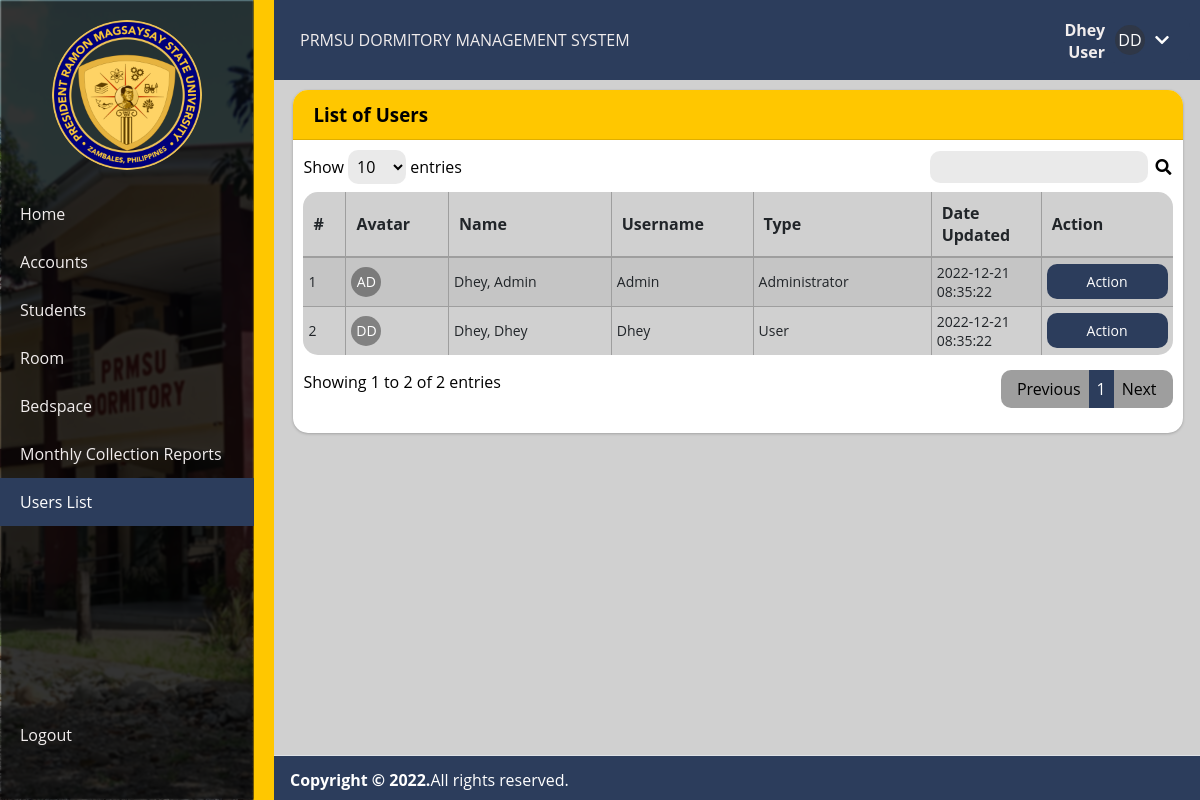
/admin/user_list.php (signed in), run on the app's committed database.
### tables this page shows
CREATE TABLE `users` (
  `id` int(11) NOT NULL,
  `username` varchar(100) NOT NULL,
  `password` varchar(100) NOT NULL,
  `type` int(11) NOT NULL DEFAULT 2,
  `status` int(1) NOT NULL DEFAULT 1,
  `delete_flag` int(1) NOT NULL,
  `date_created` datetime NOT NULL DEFAULT current_timestamp(),
  `date_updated` datetime NOT NULL DEFAULT current_timestamp()
);

### classes/db_helper.php (called while the page is built, shortened)
<?php
class db {
    public  $conn;
    public function connect(){
        $this->dbname       = db_name;
        $this->dbhost       = servername;
        $this->dbusername   = username;
        $this->dbpassword   = password;
        try{
            $this->conn = new PDO("mysql:host=$this->dbhost;dbname=$this->dbname;charset=utf8",$this->dbusername,$this->dbpassword);
            $this->conn->setAttribute(PDO::ATTR_ERRMODE, PDO::ERRMODE_EXCEPTION);
        }catch(PDOException $e){
            echo $e->getMessage();
        }
    }
    public function query($sql,$params=array()){
        $stmt   = $this->conn->prepare($sql);
        if(count($params)>0):
            foreach($params as $key => $value):
                $stmt->bindValue($key,$value);
            endforeach;
        endif;
        $stmt->execute();
        return $stmt->fetchAll(PDO::FETCH_OBJ);
    }
}
$dbhelper = new db();
?>

### admin/user_list.php (the view, shortened to what this page needs)
<?php
require_once('../config.php');
$result = $dbhelper->query('SELECT u.*, group_concat(m.meta_key) as meta_keys, group_concat(m.meta_value) as meta_values FROM users as u LEFT JOIN user_meta as m ON m.user_id = u.id WHERE u.status = 1 AND u.delete_flag = 0 GROUP BY u.id ORDER BY u.date_created');
$users = array();
foreach ($result as $user):
	$keys = explode(',', $user->meta_keys);
	$values = explode(',', $user->meta_values); foreach ($keys as $index => $key):
		$user->$key = $values[$index];
	endforeach;
	array_push($users, $user);
endforeach;
?>
<!DOCTYPE html>
<html>
<?php include '../inc/html-head.php'; ?>
<body>
	<div class="wrapper">
		<div class="section">
			<?php include '../inc/header.php'; ?>
		</div>
		<?php include '../inc/sidebar.php'; ?>
		<div class="content-wrapper" style="min-height:628.038px">
			<section class="content">
				<div class="container">
					<div class="card card-outline rounded-0 card-maroon">
						<div class="card-header">
							<h3 class="card-title">List of Users</h3>
						</div>
						<div class="card-body">
							<div class="container-fluid">
								<table class="table table-hover table-striped table-bordered" id="list">
									<thead>
										<tr>
											<th>#</th>
											<th style="width: 40px">Avatar</th>
											<th>Name</th>
											<th style="width: 60px">Username</th>
											<th>Type</th>
											<th>Date Updated</th>
											<th>Action</th>
										</tr>
									</thead>
									<tbody>
										<?php foreach ($users as $index => $user): ?>
										<tr>
											<td><?=++$index ?></td>
											<td><?= profile_avatar($user) ?></td>
											<td><?= $user->last_name ?? "" ?>, <?= $user->first_name ?? "" ?></td>
											<td><?= $user->username ?? "-" ?></td>
											<td><?= $user_types[$user->type] ?? "-" ?></td>
											<td><?= $user->date_created ?? "-" ?></td>
											<td>
												<div class="dropdown">
													<button class="dropbtn">Action <iclass="fa fa-chevron-down"></i></button>
												</div>
											</td>
										</tr>
										<?php endforeach; ?>
									</tbody>
								</table>
							</div>
						</div>
					</div>
				</div>
			</section>
		</div>
		<?php include '../inc/footer.php'; ?>
	</div>
</body>
</html>

### classes/utils.php (shortened to what this page needs)
<?php
    function profile_avatar($user) {
        global $ROOT_DIR;
        $initials = isset($user->first_name) ? substr(($user->first_name ?? ""), 0, 1).substr(($user->last_name ?? ""), 0, 1) : '?';
        if (!isset($user->profile_avatar) || empty($user->profile_avatar)) return "<div class='no-image'>$initials</div>";
        $is_exist = file_exists("$ROOT_DIR/img/avatars/$user->profile_avatar");
        return  $is_exist == 1 ? "<img class='profile-avatar-thumb' src='/img/avatars/$user->profile_avatar' />" : "<div class='no-image'>$initials</div>";
    }
    $user_types = array(1 => 'Administrator', 2 => "User", 3 => "Student");
?>

### css/style.css (style rules this page uses)
* { list-style: none; text-decoration: none; margin: 0; padding: 0; box-sizing: border-box; font-family: 'Open Sans', sans-serif; }
body { background: #D0D0D0; padding-bottom: 50px; }
.content-wrapper { height: 100%; margin-top: calc(2.93725rem + 33px); margin-left: calc(2.93725rem + 229px); }
.content-wrapper .content { padding: 10px 10px; margin-top: 10px; color: #000000; }
section { display: block; }
.container { width: 100%; padding-right: 7.5px; padding-left: 7.5px; margin-right: auto; margin-left: auto; }
.card { box-shadow: 0 0 1px rgb(0 0 0 / 13%), 0 1px 3px rgb(0 0 0 / 20%); margin-bottom: 1rem; }
.card { position: relative; display: -ms-flexbox; display: flex; -ms-flex-direction: column; flex-direction: column; min-width: 0; word-wrap: break-word; background-color: #fff; background-clip: border-box; border: 0 solid rgba(0, 0, 0, 0.125); border-radius: 15px; flex-direction: column; }
.card-header:first-child { border-radius: calc(0.25rem - 0) calc(0.25rem - 0) 0 0; }
.card-header { background-color: rgb(255 199 0); border-bottom: 1px solid rgba(0, 0, 0, 0.125); padding: 0.75rem 1.25rem; margin-bottom: 0; position: relative; border-top-left-radius: 15px; border-top-right-radius: 15px; }
.card-body { -ms-flex: 1 1 auto; flex: 1 1 auto; min-height: 1px; padding: 10px; }
button, [type="button"], [type="reset"], [type="submit"] { -webkit-appearance: button; }
button, select { text-transform: none; }
button, input { overflow: visible; }
input, button, select, optgroup, textarea { margin: 0; font-family: inherit; font-size: inherit; }
.table { width: 100%; margin-bottom: 1rem; color: #212529; background-color: #D0D0D0; border-radius: 15px; border-collapse: collapse ; }
table.dataTable th:not(:last-child), table.dataTable td:not(:last-child) { border-right: #9e9e9e solid 1px; }
table.dataTable th { padding: 10px; }
table.dataTable td { padding: 5px; font-size: 14px; }
table.dataTable tr:not(:last-child) td { border-bottom: #9e9e9e solid 1px !important; }
table.dataTable thead tr { border-bottom: #9e9e9e solid 2px !important; }
table th:nth-last-child(-n + 2) { max-width: 80px !important; }
th { text-align: inherit; text-align: -webkit-match-parent; }
.table-striped tbody tr:nth-of-type(odd) { background-color: rgba(0, 0, 0, 0.05); }
.dropbtn { background-color: #2c3d5c; color: white; padding: 8px 10px; cursor: pointer; border: none; border-radius: 10px; width: 100%; }
.dropdown { position: relative; display: inline-block; width: 100%; min-width: 85px; }
.no-image, .profile-avatar-thumb { height: 30px; width: 30px; border-radius: 15px; background-color: rgba(50,50,50,0.5) !important; color: #FFF; display: flex; justify-content: center; align-items: center; }

### css/header-footer.css (style rules this page uses)
.wrapper .section { width: calc(100% - 225px); margin-left: 225px; transition: all 0.5s ease; }

### data on the page
users: username "DD", username "Dhey", type "User", date_created "2022-12-21 08:35:22"
users: username "AD", last_name "Dhey", username "Admin", type "Administrator", date_created "2022-12-21 08:35:22"

### other printed values
$_SESSION['username'] "Dhey"
$user_types[$_SESSION['type']] "User"
